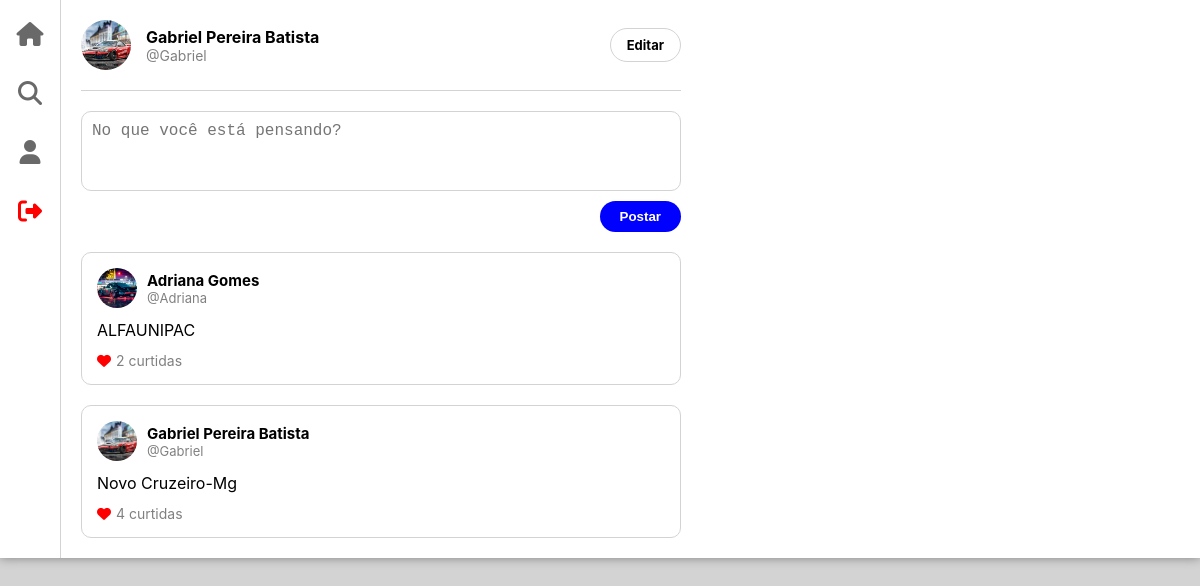
Screenshot of /views/feed.php (signed in) with the database file from the repository.
### tables this page shows
CREATE TABLE `posts` (
  `id` int(11) NOT NULL,
  `usuario_id` int(11) NOT NULL,
  `conteudo` text NOT NULL,
  `curtidas` int(11) DEFAULT 0,
  `data_postagem` datetime DEFAULT current_timestamp()
);

CREATE TABLE `usuarios` (
  `id` int(11) NOT NULL,
  `nome` varchar(100) NOT NULL,
  `username` varchar(50) NOT NULL,
  `email` varchar(100) NOT NULL,
  `senha` varchar(255) NOT NULL,
  `foto_perfil` varchar(255) DEFAULT 'default.jpg',
  `data_nascimento` date DEFAULT NULL,
  `genero` enum('Feminino','Masculino','Outro') DEFAULT 'Outro',
  `data_cadastro` timestamp NOT NULL DEFAULT current_timestamp()
);

### models/Post.php (called while the page is built, shortened)
<?php
class Post {
    private $pdo;
    public function __construct($pdo) {
        $this->pdo = $pdo;
    }
    public function listarFeed($idUsuario) {
        $sql = "SELECT p.*, u.nome, u.username, u.foto_perfil
                FROM posts p
                JOIN usuarios u ON p.usuario_id = u.id
                WHERE p.usuario_id = ?
                OR p.usuario_id IN (SELECT id_seguido FROM seguidores WHERE id_seguidor = ?)
                ORDER BY p.data_postagem DESC";
        $stmt = $this->pdo->prepare($sql);
        $stmt->execute([$idUsuario, $idUsuario]);
        return $stmt->fetchAll(PDO::FETCH_ASSOC);
    }
}
?>

### views/feed.php (the view, shortened to what this page needs)
<?php
require_once '../config/conexao.php';
require_once '../models/Post.php';
$postModel = new Post($pdo);
$posts = $postModel->listarFeed($_SESSION['usuario_id']);
?>
<!DOCTYPE html>
<html lang="pt-BR">
<head>
    <link rel="stylesheet" href="../css/estilo.css">
    <link rel="stylesheet" href="https://cdnjs.cloudflare.com/ajax/libs/font-awesome/6.4.0/css/all.min.css">
</head>
<body>
    <div class="container">
        <aside class="sidebar">
            <a href="feed.php" class="sidebar-icon" title="Feed">
                <i class="fas fa-home"></i>
            </a>
            <a href="pesquisa.php" class="sidebar-icon" title="Pesquisar">
                <i class="fas fa-search"></i>
            </a>
            <a href="perfil.php" class="sidebar-icon" title="Meu Perfil">
                <i class="fas fa-user"></i>
            </a>
            <a href="logout.php" class="sidebar-icon" style="color:red;" title="Sair">
                <i class="fas fa-sign-out-alt"></i>
            </a>
        </aside>
        <main class="content">
            <div class="user-profile-header">
                <a href="perfil.php" style="text-decoration: none; color: inherit; display: flex; align-items: center; gap: 15px; width: 100%;">
                    <div class="user-info">
                        <img src="../img/<?= $_SESSION['usuario_foto'] ?: 'default.jpg' ?>" class="profile-pic">
                        <div class="user-details">
                            <span class="user-name"><?= $_SESSION['usuario_nome'] ?></span>
                            <span class="user-handle">@<?= $_SESSION['usuario_user'] ?></span>
                        </div>
                    </div>
                </a>
                <a href="perfil.php" class="edit-profile-btn">Editar</a>
            </div>
            <form class="create-post-section" method="POST">
                <textarea class="post-input" name="conteudo" placeholder="No que você está pensando?" required></textarea>
                <button type="submit" class="post-btn">Postar</button>
            </form>
            <div class="post-feed">
                <?php if (empty($posts)): ?>
                    <p style="text-align:center; color:gray; margin-top:20px;">Nenhum post ainda. Siga alguém ou faça o primeiro post!</p>
                <?php else: ?>
                    <?php foreach ($posts as $post): ?>
                    <div class="post">
                        <div class="post-header">
                            <img src="../img/<?= $post['foto_perfil'] ?: 'default.jpg' ?>" class="post-author-pic">
                            <div class="post-author-info">
                                <span class="post-author-name"><?= $post['nome'] ?></span>
                                <span class="post-author-handle">@<?= $post['username'] ?></span>
                            </div>
                        </div>
                        <div class="post-body">
                            <p><?= htmlspecialchars($post['conteudo']) ?></p>
                        </div>
                        <div class="post-actions">
                            <a href="feed.php?curtir=<?= $post['id'] ?>" class="action-item" style="text-decoration:none; color:gray;">
                                <i class="fas fa-heart <?= $post['curtidas'] > 0 ? 'red-heart' : '' ?>"></i>
                                <span><?= $post['curtidas'] ?> curtidas</span>
                            </a>
                        </div>
                    </div>
                    <?php endforeach; ?>
                <?php endif; ?>
            </div>
        </main>
    </div>
</body>
</html>

### css/estilo.css (style rules this page uses)
body { font-family: -apple-system, BlinkMacSystemFont, 'Segoe UI', Roboto, Helvetica, Arial, sans-serif; background-color: lightgray; margin: 0; padding: 0; display: flex; justify-content: center; align-items: flex-start; min-height: 100vh; }
.container { display: flex; width: 100%; max-width: 1200px; background-color: white; box-shadow: 0 0 10px gray; }
.sidebar { width: 60px; background-color: white; border-right: 1px solid lightgray; display: flex; flex-direction: column; align-items: center; padding: 20px 0; gap: 30px; }
.sidebar-icon { font-size: 24px; color: dimgray; text-decoration: none; }
.content { flex-grow: 1; padding: 20px; max-width: 600px; }
.user-profile-header { display: flex; align-items: center; justify-content: space-between; margin-bottom: 20px; padding-bottom: 20px; border-bottom: 1px solid lightgray; }
.user-info { display: flex; align-items: center; gap: 15px; }
.profile-pic { width: 50px; height: 50px; border-radius: 50%; object-fit: cover; }
.user-details { display: flex; flex-direction: column; }
.user-name { font-weight: bold; font-size: 16px; }
.user-handle { color: gray; font-size: 14px; }
.edit-profile-btn { background-color: white; border: 1px solid lightgray; border-radius: 20px; padding: 8px 16px; font-weight: bold; cursor: pointer; transition: background-color 0.2s; text-decoration: none; color: black; font-size: 13px; }
.create-post-section { display: flex; flex-direction: column; gap: 10px; margin-bottom: 20px; }
.post-input { width: 100%; min-height: 80px; border: 1px solid lightgray; border-radius: 10px; padding: 10px; font-size: 16px; box-sizing: border-box; resize: none; }
.post-btn { align-self: flex-end; background-color: blue; color: white; border: none; border-radius: 20px; padding: 8px 20px; font-weight: bold; cursor: pointer; transition: background-color 0.2s; }
.post-feed { display: flex; flex-direction: column; gap: 20px; }
.post { border: 1px solid lightgray; border-radius: 10px; padding: 15px; background-color: white; }
.post-header { display: flex; align-items: center; gap: 10px; margin-bottom: 10px; }
.post-author-pic { width: 40px; height: 40px; border-radius: 50%; object-fit: cover; }
.post-author-info { display: flex; flex-direction: column; }
.post-author-name { font-weight: bold; font-size: 15px; }
.post-author-handle { color: gray; font-size: 13px; }
.post-body p { margin: 0 0 10px 0; line-height: 1.5; }
.post-actions { display: flex; gap: 20px; color: gray; font-size: 14px; }
.action-item { display: flex; align-items: center; gap: 5px; }
.action-item i { cursor: pointer; }
.red-heart { color: red; }

### rows the page displays
posts: usuario.foto_perfil (picture), usuario.nome "Adriana Gomes", usuario.username "Adriana", conteudo "ALFAUNIPAC", curtidas "2"
posts: usuario.foto_perfil (picture), usuario.nome "Gabriel Pereira Batista", usuario.username "Gabriel", conteudo "Novo Cruzeiro-Mg", curtidas "4"

### other values shown
$_SESSION['usuario_nome'] "Gabriel Pereira Batista"
$_SESSION['usuario_user'] "Gabriel"
